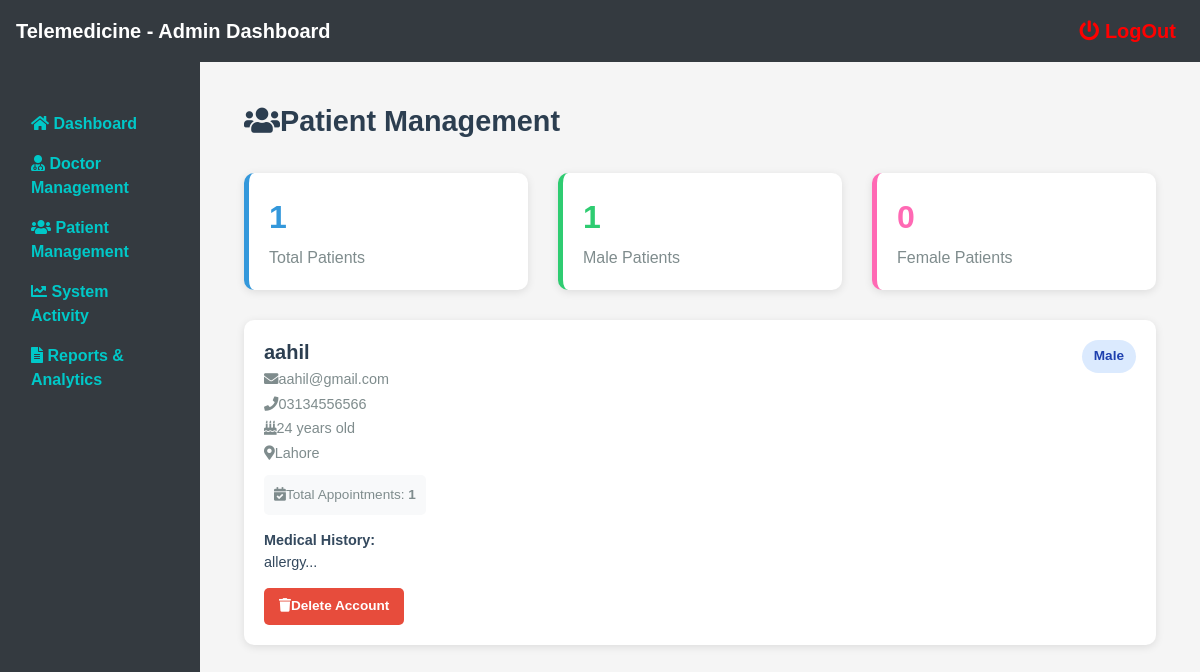
Page /admin/patients.php (signed in) on the committed database.
### tables this page shows
CREATE TABLE `patient` (
  `sid` int(11) NOT NULL,
  `name` varchar(255) NOT NULL,
  `email` varchar(255) NOT NULL,
  `password` varchar(255) NOT NULL,
  `phone` varchar(255) NOT NULL,
  `age` int(11) DEFAULT NULL,
  `gender` varchar(50) DEFAULT NULL,
  `contact` varchar(255) DEFAULT NULL,
  `medical_history` text DEFAULT NULL
);

### admin/patients.php (the view, shortened to what this page needs)
<?php include 'sidebar.php'; ?>
<?php include '../conn.php'; ?>
<div class="container-main">
    <div class="page-title">
        <i class="fas fa-users me-2"></i>Patient Management
    </div>
    <div class="row" style="margin-bottom: 30px;">
        <?php
        $total_patients_query = "SELECT COUNT(*) as count FROM patient";
        $male_patients_query = "SELECT COUNT(*) as count FROM patient WHERE gender = 'Male'";
        $female_patients_query = "SELECT COUNT(*) as count FROM patient WHERE gender = 'Female'";
        $total_patients = mysqli_fetch_array(mysqli_query($conn, $total_patients_query));
        $male_patients = mysqli_fetch_array(mysqli_query($conn, $male_patients_query));
        $female_patients = mysqli_fetch_array(mysqli_query($conn, $female_patients_query));
        ?>
        <div class="col-md-4">
            <div style="background: white; padding: 20px; border-radius: 10px; box-shadow: 0 2px 8px rgba(0,0,0,0.1); border-left: 5px solid var(--primary-color);">
                <div style="font-size: 2rem; font-weight: 700; color: var(--primary-color);"><?php echo $total_patients['count']; ?></div>
                <div style="color: #7f8c8d; margin-top: 5px;">Total Patients</div>
            </div>
        </div>
        <div class="col-md-4">
            <div style="background: white; padding: 20px; border-radius: 10px; box-shadow: 0 2px 8px rgba(0,0,0,0.1); border-left: 5px solid var(--secondary-color);">
                <div style="font-size: 2rem; font-weight: 700; color: var(--secondary-color);"><?php echo $male_patients['count']; ?></div>
                <div style="color: #7f8c8d; margin-top: 5px;">Male Patients</div>
            </div>
        </div>
        <div class="col-md-4">
            <div style="background: white; padding: 20px; border-radius: 10px; box-shadow: 0 2px 8px rgba(0,0,0,0.1); border-left: 5px solid #ff69b4;">
                <div style="font-size: 2rem; font-weight: 700; color: #ff69b4;"><?php echo $female_patients['count']; ?></div>
                <div style="color: #7f8c8d; margin-top: 5px;">Female Patients</div>
            </div>
        </div>
    </div>
    <div>
        <?php
        $patients_query = "SELECT * FROM patient ORDER BY sid DESC";
        $patients_result = mysqli_query($conn, $patients_query);
        if (mysqli_num_rows($patients_result) > 0) {
            while ($patient = mysqli_fetch_array($patients_result)) {
                $appt_query = "SELECT COUNT(*) as count FROM enroll WHERE sid = '{$patient['sid']}'";
                $appt_result = mysqli_fetch_array(mysqli_query($conn, $appt_query));
                $appointment_count = $appt_result['count'];
                echo "
                <div class='patient-card'>
                    <div class='patient-header'>
                        <div class='patient-info'>
                            <h5>{$patient['name']}</h5>
                            <div class='patient-info-row'><i class='fas fa-envelope me-2'></i>{$patient['email']}</div>
                            <div class='patient-info-row'><i class='fas fa-phone me-2'></i>{$patient['phone']}</div>
                            <div class='patient-info-row'><i class='fas fa-birthday-cake me-2'></i>{$patient['age']} years old</div>
                            <div class='patient-info-row'><i class='fas fa-map-marker-alt me-2'></i>{$patient['contact']}</div>
                            <div class='stats-row'>
                                <i class='fas fa-calendar-check me-2'></i>Total Appointments: <strong>{$appointment_count}</strong>
                            </div>
                        </div>
                        <div>
                            <span class='badge-gender'>{$patient['gender']}</span>
                        </div>
                    </div>
                    <div class='patient-info-row' style='margin-top: 10px; color: #34495e;'>
                        <strong>Medical History:</strong><br>
                        " . (!empty($patient['medical_history']) ? substr($patient['medical_history'], 0, 100) . "..." : "No medical history provided") . "
                    </div>
                    <div class='action-buttons'>
                        <a href='?action=delete&id={$patient['sid']}' class='btn-delete' onclick=\"return confirm('Delete this patient account? This action cannot be undone.')\"><i class='fas fa-trash me-1'></i>Delete Account</a>
                    </div>
                </div>
                ";
            }
        } else {
            echo '<div class="no-data"><i class="fas fa-inbox fa-3x mb-3" style="color: #ddd;"></i><p>No patients registered yet</p></div>';
        }
        ?>
    </div>
</div>
            </main>
        </div>
    </div>
</body>
</html>

### admin/sidebar.php (style rules this page uses)
body { font-family: Arial, sans-serif; margin: 0; padding: 0; background-color: #f5f5f5; }
@media (min-width: 768px) { a { color: rgb(0,200,200); font-weight: bold; } }

### admin/patients.php (style rules this page uses)
:root { --primary-color: #3498db; --secondary-color: #2ecc71; --dark-color: #2c3e50; --accent-color: #e74c3c; }
body { font-family: 'Poppins', sans-serif; background-color: #f5f5f5; }
.container-main { margin-top: 100px; margin-left: 20px; margin-right: 20px; margin-bottom: 40px; }
.page-title { color: var(--dark-color); font-weight: 700; margin-bottom: 30px; font-size: 1.8rem; }
.patient-card { background: white; border-radius: 10px; padding: 20px; margin-bottom: 20px; box-shadow: 0 2px 8px rgba(0,0,0,0.1); transition: all 0.3s ease; }
.patient-header { display: flex; justify-content: space-between; align-items: start; margin-bottom: 15px; }
.patient-info h5 { color: var(--dark-color); font-weight: 600; margin-bottom: 5px; }
.patient-info-row { color: #7f8c8d; font-size: 0.9rem; margin-bottom: 3px; }
.badge-gender { display: inline-block; padding: 6px 12px; border-radius: 20px; font-weight: 600; font-size: 0.85rem; background: #dbeafe; color: #1e40af; }
.stats-row { background: #f8f9fa; padding: 10px; border-radius: 5px; margin-top: 10px; font-size: 0.85rem; color: #7f8c8d; }
.action-buttons { display: flex; gap: 10px; margin-top: 15px; }
.btn-delete { background: var(--accent-color); color: white; border: none; padding: 8px 15px; border-radius: 5px; cursor: pointer; font-size: 0.85rem; transition: all 0.3s ease; }

### rows in the picture
patient: name "aahil", email "aahil@gmail.com", phone "03134556566", age "24", contact "Lahore", appointment_count "1", gender "Male", medical_history "allergy"

### other values in the picture
$total_patients['count'] "1"
$male_patients['count'] "1"
$female_patients['count'] "0"
